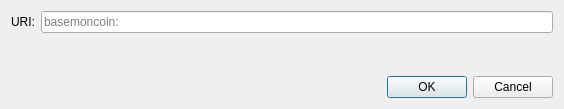
<?xml version="1.0" encoding="UTF-8"?>
<ui version="4.0">
 <class>OpenURIDialog</class>
 <widget class="QDialog" name="OpenURIDialog">
  <property name="geometry">
   <rect>
    <x>0</x>
    <y>0</y>
    <width>564</width>
    <height>109</height>
   </rect>
  </property>
  <property name="windowTitle">
   <string>Open Basemoncoin URI</string>
  </property>
  <layout class="QVBoxLayout" name="verticalLayout">
   <item>
    <layout class="QHBoxLayout" name="horizontalLayout">
     <item>
      <widget class="QLabel" name="label">
       <property name="text">
        <string>URI:</string>
       </property>
      </widget>
     </item>
     <item>
      <widget class="QValidatedLineEdit" name="uriEdit">
       <property name="placeholderText">
        <string notr="true">basemoncoin:</string>
       </property>
      </widget>
     </item>
    </layout>
   </item>
   <item>
    <spacer name="verticalSpacer">
     <property name="orientation">
      <enum>Qt::Vertical</enum>
     </property>
     <property name="sizeHint" stdset="0">
      <size>
       <width>20</width>
       <height>40</height>
      </size>
     </property>
    </spacer>
   </item>
   <item>
    <widget class="QDialogButtonBox" name="buttonBox">
     <property name="orientation">
      <enum>Qt::Horizontal</enum>
     </property>
     <property name="standardButtons">
      <set>QDialogButtonBox::Cancel|QDialogButtonBox::Ok</set>
     </property>
    </widget>
   </item>
  </layout>
 </widget>
 <customwidgets>
  <customwidget>
   <class>QValidatedLineEdit</class>
   <extends>QLineEdit</extends>
   <header>qt/qvalidatedlineedit.h</header>
  </customwidget>
 </customwidgets>
 <resources/>
 <connections>
  <connection>
   <sender>buttonBox</sender>
   <signal>accepted()</signal>
   <receiver>OpenURIDialog</receiver>
   <slot>accept()</slot>
   <hints>
    <hint type="sourcelabel">
     <x>248</x>
     <y>254</y>
    </hint>
    <hint type="destinationlabel">
     <x>157</x>
     <y>274</y>
    </hint>
   </hints>
  </connection>
  <connection>
   <sender>buttonBox</sender>
   <signal>rejected()</signal>
   <receiver>OpenURIDialog</receiver>
   <slot>reject()</slot>
   <hints>
    <hint type="sourcelabel">
     <x>316</x>
     <y>260</y>
    </hint>
    <hint type="destinationlabel">
     <x>286</x>
     <y>274</y>
    </hint>
   </hints>
  </connection>
 </connections>
</ui>
